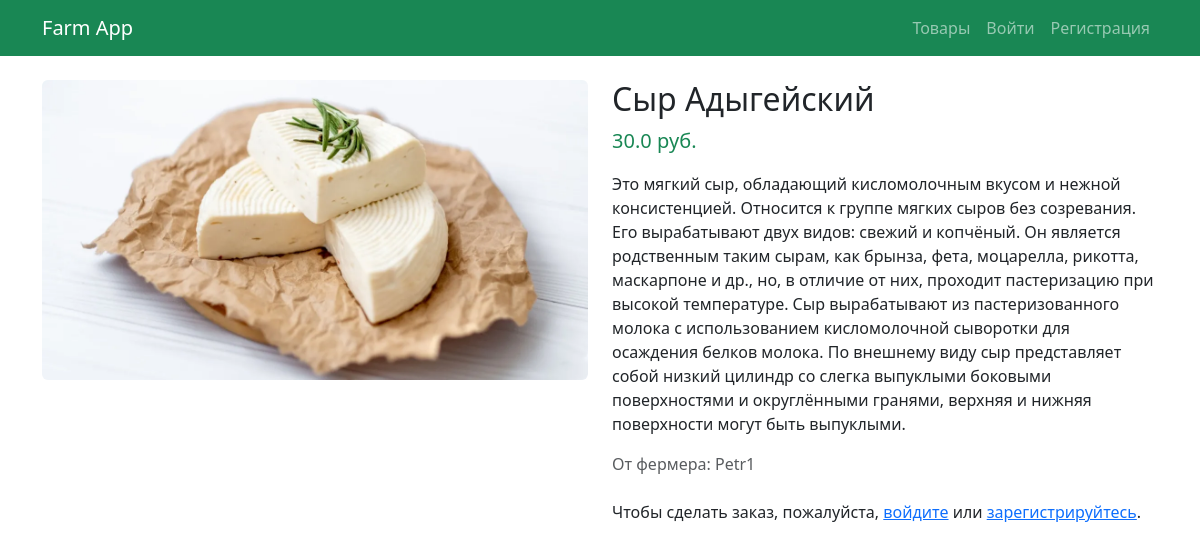
The page /products/1 on the database as committed earlier.
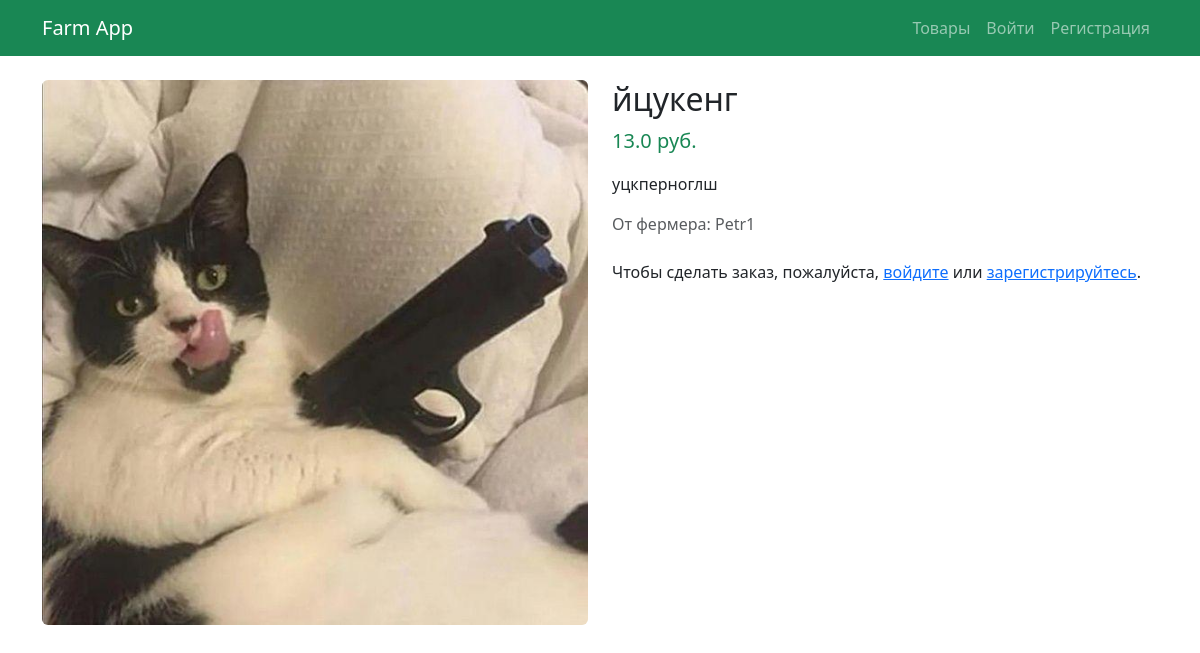
The same page on the database as committed later.
### app/models.py (models this page shows)
class Product(Base):
    __tablename__ = "products"
    id = Column(Integer, primary_key=True, index=True)
    name = Column(String, index=True)
    description = Column(Text)
    price = Column(Float)
    owner_id = Column(Integer, ForeignKey("users.id"))
    image_url = Column(String, nullable=True)
    created_at = Column(DateTime, default=datetime.utcnow)
    owner = relationship("User", back_populates="products")
    orders = relationship("Order", back_populates="product")

class User(Base):
    __tablename__ = "users"
    id = Column(Integer, primary_key=True, index=True)
    email = Column(String, unique=True, index=True)
    hashed_password = Column(String)
    full_name = Column(String)
    is_farmer = Column(Boolean, default=False)
    created_at = Column(DateTime, default=datetime.utcnow)
    products = relationship("Product", back_populates="owner")
    orders = relationship("Order", back_populates="customer")
    reviews = relationship("Review", back_populates="author")

### app/main.py (the view)
        @self.app.get("/products/{product_id}")
        def product_details(request: Request, product_id: int, db: Annotated[Session, Depends(self.get_db)]):
            product = crud.get_product(db, product_id)
            if not product:
                raise HTTPException(status_code=404, detail="Товар не найден")
            return self.templates.TemplateResponse(
                "product_details.html",
                {"request": request, "product": product}
            )

### app/templates/product_details.html (shortened to what this page needs)
{% extends "base.html" %}
{% block content %}
<div class="row">
    <div class="col-md-6">
        {% if product.image_url %}
        <img src="{{ product.image_url }}" class="img-fluid rounded" alt="{{ product.name }}">
        {% endif %}
    </div>
    <div class="col-md-6">
        <h2>{{ product.name }}</h2>
        <p class="lead text-success">{{ product.price }} руб.</p>
        <p>{{ product.description }}</p>
        <p class="text-muted">От фермера: {{ product.owner.full_name }}</p>
        {% if request.session.get("user_id") %}
        <a href="/order/{{ product.id }}" class="btn btn-lg btn-success">Заказать</a>
        {% else %}
        <p class="mt-4">Чтобы сделать заказ, пожалуйста, <a href="/login">войдите</a> или <a href="/register">зарегистрируйтесь</a>.</p>
        {% endif %}
    </div>
</div>
{% endblock %}

Rows that differ between the two databases and show on the page:
changed Product: image_url: a different picture; name "Сыр Адыгейский" → "йцукенг"; price "30.0" → "13.0"; description "Это мягкий сыр, обладающий кисломолочным вкусом и нежной консистенцией. Относится к группе мягких сыров без созревания. Его вырабатывают двух видов: свежий и копчёный. Он является родственным таким сырам, как брынза, фета, моцарелла, рикотта, маскарпоне и др., но, в отличие от них, проходит пастеризацию при высокой температуре. Сыр вырабатывают из пастеризованного молока с использованием кисломолочной сыворотки для осаждения белков молока. По внешнему виду сыр представляет собой низкий цилиндр со слегка выпуклыми боковыми поверхностями и округлёнными гранями, верхняя и нижняя поверхности могут быть выпуклыми." → "уцкперноглш"
